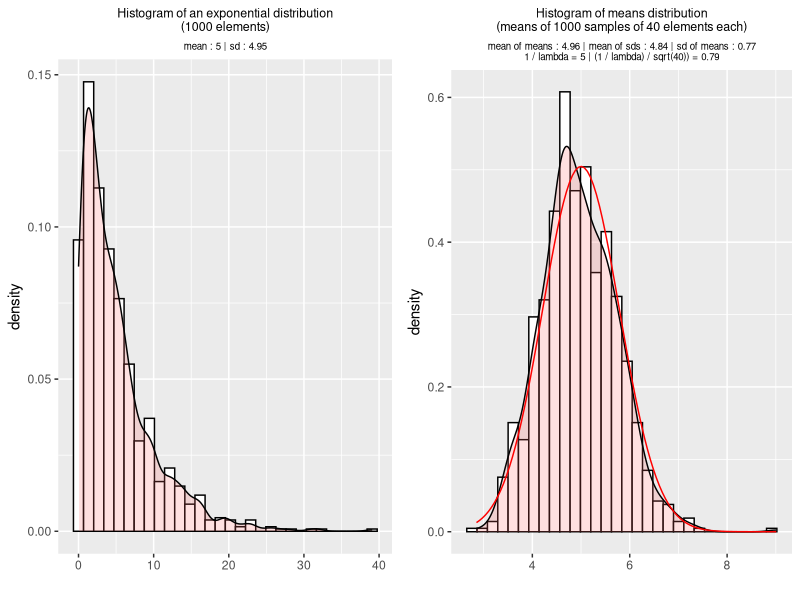
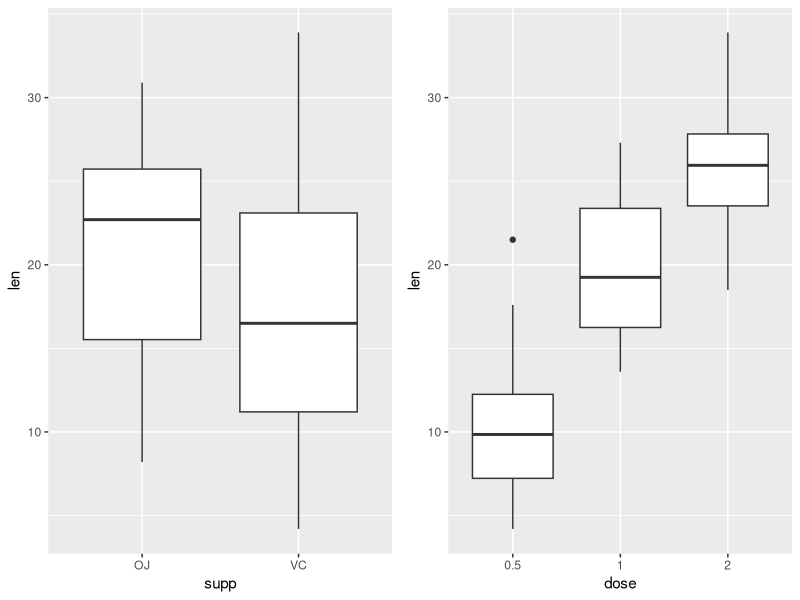

Source code (R) for these figures, in order:
## ---- chunk 1
knitr::opts_chunk$set(echo = TRUE)
## ---- chunk 2
library(ggplot2)
library(grid)
library(datasets)
library(reshape2)
## ---- chunk 3
# Multiple plot function
#
# ggplot objects can be passed in ..., or to plotlist (as a list of ggplot objects)
# - cols:   Number of columns in layout
# - layout: A matrix specifying the layout. If present, 'cols' is ignored.
#
# If the layout is something like matrix(c(1,2,3,3), nrow=2, byrow=TRUE),
# then plot 1 will go in the upper left, 2 will go in the upper right, and
# 3 will go all the way across the bottom.
#
multiplot <- function(..., plotlist=NULL, file, cols=1, layout=NULL) {
  
  # Make a list from the ... arguments and plotlist
  plots <- c(list(...), plotlist)

  numPlots = length(plots)

  # If layout is NULL, then use 'cols' to determine layout
  if (is.null(layout)) {
    # Make the panel
    # ncol: Number of columns of plots
    # nrow: Number of rows needed, calculated from # of cols
    layout <- matrix(seq(1, cols * ceiling(numPlots/cols)),
                    ncol = cols, nrow = ceiling(numPlots/cols))
  }

 if (numPlots==1) {
    print(plots[[1]])

  } else {
    # Set up the page
    grid.newpage()
    pushViewport(viewport(layout = grid.layout(nrow(layout), ncol(layout))))

    # Make each plot, in the correct location
    for (i in 1:numPlots) {
      # Get the i,j matrix positions of the regions that contain this subplot
      matchidx <- as.data.frame(which(layout == i, arr.ind = TRUE))

      print(plots[[i]], vp = viewport(layout.pos.row = matchidx$row,
                                      layout.pos.col = matchidx$col))
    }
  }
}
## ---- chunk 4
lambda <- 0.2
n <- 1000
nS <- 40
nSamples <- 1000
## ---- chunk 5
expD <- rexp(n, lambda)
expDMean <- round(mean(expD), 2)
expDSd <- round(sd(expD), 2)
theme_update(plot.title=element_text(hjust=0.5, size=9),
             plot.subtitle=element_text(hjust=0.5, size=7))
df1 <- data.frame(expD)
g1 <- ggplot(df1, aes(x = expD)) + xlab("")
g1 <- g1 + geom_histogram(aes(y=..density..), color="black", fill="white")
g1 <- g1 + geom_density(alpha=.2, fill="#FF6666")
t1 <- paste("Histogram of an exponential distribution\n(", n, " elements)", sep = "")
g1 <- g1 + ggtitle(t1, subtitle = paste("mean : ", expDMean," | sd : ", expDSd, sep = ""))
expDSamples <- matrix(nrow = nSamples, ncol = nS)
for (i in 1:nSamples) expDSamples[i, ] <- rexp(nS, lambda)
expDSamplesMeans <- apply(expDSamples, MARGIN = 1, mean)
expDSamplesSds <- apply(expDSamples, MARGIN = 1, sd)
expDSamplesMeansMean <- round(mean(expDSamplesMeans), 2)
expDSamplesMeansSd <- round(sd(expDSamplesMeans), 2)
expDSamplesSdsMean <- round(mean(expDSamplesSds), 2)
df2 <- data.frame(expDSamplesMeans)
g2 <- ggplot(df2, aes(x = expDSamplesMeans)) + xlab("")
g2 <- g2 + geom_histogram(aes(y=..density..), color="black", fill="white")
g2 <- g2 + geom_density(alpha=.2, fill="#FF6666")
g2 <- g2 + stat_function(fun = dnorm, colour = "red",
            args = list(mean = 1/lambda, sd = (1/lambda) / sqrt(nS)))
st2 <- paste("mean of means : ", round(expDSamplesMeansMean, 2),
             " | mean of sds : ", round(expDSamplesSdsMean, 2),
             " | sd of means : ", round(expDSamplesMeansSd, 2),
             "\n1 / lambda = ", 1/lambda, " | (1 / lambda) / sqrt(", nS, ")) = ",
             round((1/lambda) / sqrt(nS), 2), sep = "")
g2 <- g2 + ggtitle(paste("Histogram of means distribution\n(means of ", nSamples,
                         " samples of ", nS, " elements each)", sep = ""), subtitle = st2)
multiplot(g1, g2, cols = 2)
## ---- chunk 6
data(ToothGrowth)
TG <- ToothGrowth
## ---- chunk 7
str(TG)
head(TG)
summary(TG)
## ---- chunk 8
TG$dose <- as.factor(TG$dose)
g1 <- ggplot(TG, aes(x=supp, y=len)) + geom_boxplot()
g2 <- ggplot(TG, aes(x=dose, y=len)) + geom_boxplot()
multiplot(g1, g2, cols = 2)
## ---- chunk 9
spf <- function(sx, sy, nx, ny) {
    mixprob <- (nx - 1) / (nx + ny - 2)
    sp <- sqrt((mixprob * sx^2 + (1 - mixprob) * sy^2))
}
## ---- chunk 10
TGsuppOJ <- TG[TG$supp == "OJ", "len"]
TGsuppVC <- TG[TG$supp == "VC", "len"]
mOJ <- mean(TGsuppOJ)
mVC <- mean(TGsuppVC)
sOJ <- sd(TGsuppOJ)
sVC <- sd(TGsuppVC)
nOJ <- length(TGsuppOJ)
nVC <- length(TGsuppVC)
sp <- spf(sOJ, sVC, nOJ, nVC)
pow <- power.t.test(n = 30, delta = 0, sd = sp, alternative = "two.sided",
                    type = "two.sample")$power
paste("Power : ", pow)
t.test(TGsuppOJ, TGsuppVC, mu = 0, paired = FALSE, var.equal = TRUE,
       alternative = "two.sided")
## ---- chunk 11
TGdose0.5 <- TG[TG$dose == 0.5, "len"]
TGdose1 <- TG[TG$dose == 1, "len"]
TGdose2 <- TG[TG$dose == 2, "len"]
m0.5 <- mean(TGdose0.5)
m1 <- mean(TGdose1)
m2 <- mean(TGdose2)
s0.5 <- sd(TGdose0.5)
s1 <- sd(TGdose1)
s2 <- sd(TGdose2)
n0.5 <- length(TGdose0.5)
n1 <- length(TGdose1)
n2 <- length(TGdose2)
## ---- chunk 12
sp <- spf(s0.5, s1, n0.5, n1)
pow <- power.t.test(n = 30, delta = m1 - m0.5, sd = sp, alternative = "two.sided",
             type = "two.sample")$power
paste("Power : ", pow)
t.test(TGdose1, TGdose0.5, mu = 0, paired = FALSE, var.equal = TRUE,
       alternative = "two.sided", conf.level = 0.95)
## ---- chunk 13
sp <- spf(s1, s2, n1, n2)
pow <- power.t.test(n = 30, delta = m2 - m1, sd = sp, alternative = "two.sided",
             type = "two.sample")$power
paste("Power : ", pow)
t.test(TGdose2, TGdose1, mu = 0, paired = FALSE, var.equal = TRUE,
       alternative = "two.sided", conf.level = 0.95)
